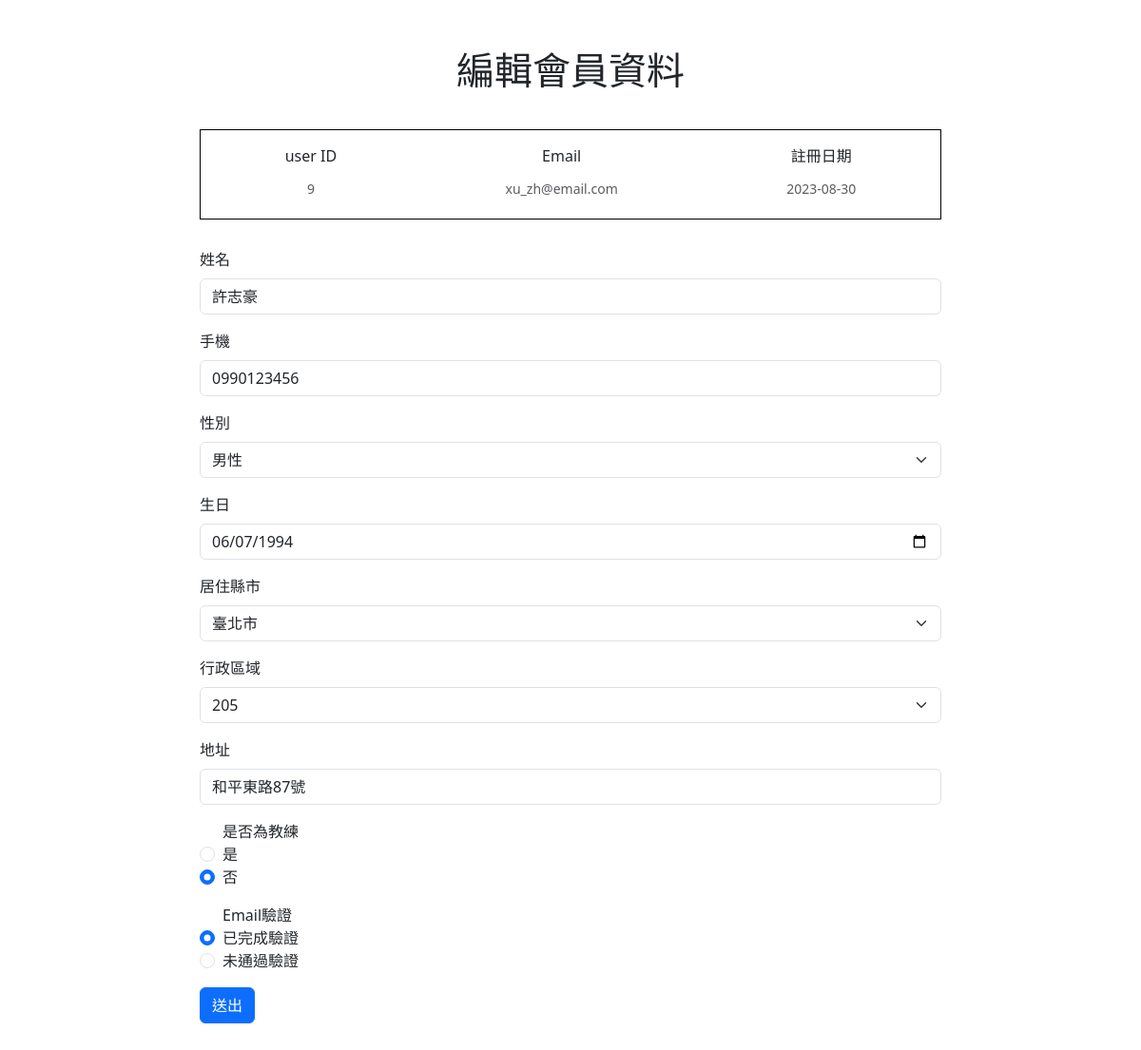
The app's page /member/pageMsg.php?id=9, older data.
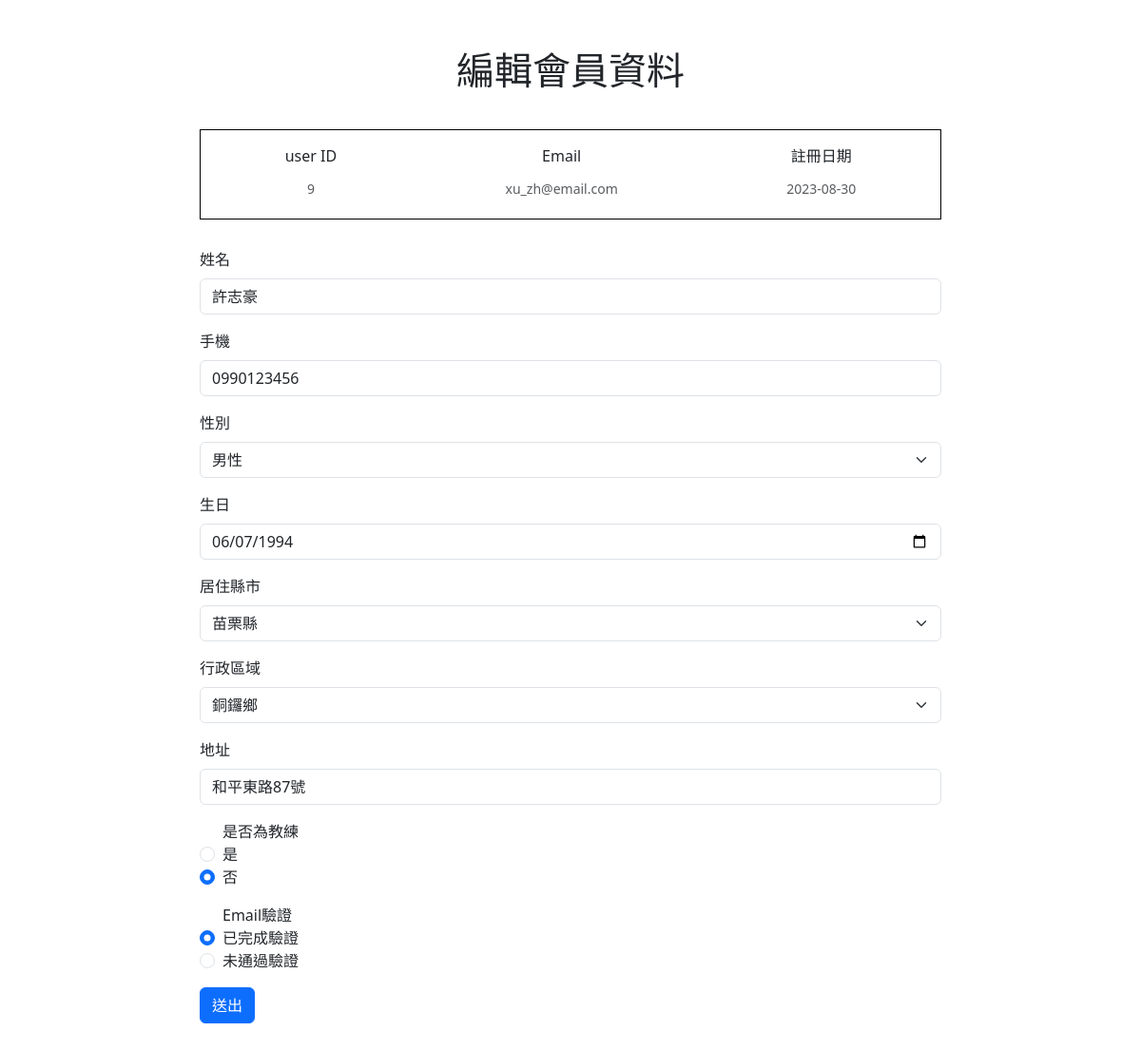
The same page, newer data.
### tables this page shows
CREATE TABLE `user` (
  `user_id` int(11) NOT NULL,
  `is_active` int(1) NOT NULL DEFAULT 0 COMMENT '1=驗證通過',
  `user_created_at` date NOT NULL,
  `user_full_name` varchar(10) NOT NULL,
  `user_email` varchar(50) NOT NULL,
  `user_password` varchar(100) NOT NULL,
  `user_sex` int(1) NOT NULL,
  `user_phone_number` varchar(10) NOT NULL,
  `user_birthday` date NOT NULL,
  `city_id` varchar(3) NOT NULL,
  `district_id` varchar(5) NOT NULL,
  `user_address` varchar(50) NOT NULL,
  `role_id` int(11) NOT NULL DEFAULT 0 COMMENT '0不是教練',
  `user_valid` int(1) NOT NULL DEFAULT 1 COMMENT '0是封鎖'
);

### member/pageMsg.php (the view, shortened to what this page needs)
<?
require_once("../conn.php");
$userID = $_GET["id"];
$sql = "SELECT * FROM `user` WHERE `user_id` = $userID";
$stmt = $conn->prepare($sql);
try {
    $stmt->execute();
    $row = $stmt->fetch(PDO::FETCH_ASSOC);
} catch (PDOException $e) {
    echo "你的資料讀取失敗欸!因為:" . $e->getMessage();
    $conn = NULL;
    exit;
}
?>
<!DOCTYPE html>
<html lang="zh-hant-TW">
<head>
    <link rel="stylesheet" href="https://cdn.jsdelivr.net/npm/bootstrap@5.3.3/dist/css/bootstrap.min.css">
</head>
<body>
    <div class="container">
        <h1 class="title">編輯會員資料</h1>
        <form action="./doUpdate.php" method="POST">
            <div class="info info-box">
                <div class="mb-3 text-center">
                    <label for="" class="form-label">user ID</label>
                    <div name="user_id" id="" class="form-text"><?= $row["user_id"] ?></div>
                </div>
                <div class="mb-3 text-center">
                    <label for="user_email" class="form-label">Email</label>
                    <div name="user_email" class="form-text"><?= $row["user_email"] ?></div>
                </div>
                <div class="mb-3 text-center">
                    <label for="" class="form-label">註冊日期</label>
                    <div id="text" class="form-text"><?= $row["user_created_at"] ?></div>
                </div>
            </div>
            <div class="mb-3">
                <label for="user_full_name" class="form-label">姓名</label>
                <input name="user_full_name" type="text" class="form-control" id="user_full_name" value="<?= $row["user_full_name"] ?>">
            </div>
            <div class="mb-3">
                <label for="user_phone_number" class="form-label">手機</label>
                <input name="user_phone_number" type="text" class="form-control" id="user_phone_number" value="<?= $row["user_phone_number"] ?>">
            </div>
            <div class="mb-3">
                <label for="user_sex" class="form-label">性別</label>
                <select name="user_sex" id="user_sex" class="form-select">
                    <option value="1" <?= ($row["user_sex"] == 1) ? "selected" : "" ?>>男性</option>
                </select>
            </div>
            <div class="mb-3">
                <label for="user_birthday" class="form-label">生日</label>
                <input name="user_birthday" type="date" class="form-control" id="user_birthday" value="<?= $row["user_birthday"] ?>">
            </div>
            <div class="mb-3">
                <label for="cityId" class="form-label">居住縣市</label>
                <select name="city_id" id="cityId" class="form-select">
                    <option value="臺北市" <?= ($row["city_id"] == "臺北市") ? "selected" : "" ?>>臺北市</option>
                    <option value="苗栗縣" <?= ($row["city_id"] == "苗栗縣") ? "selected" : "" ?>>苗栗縣</option>
                </select>
            </div>
            <div class="mb-3">
                <label for="districtId" class="form-label">行政區域</label>
                <select name="district_id" id="districtId" class="form-select">
                    <option value="<?= $row["district_id"] ?>"> <?= $row["district_id"] ?> </option>
                </select>
            </div>
            <div class="mb-3">
                <label for="user_address" class="form-label">地址</label>
                <input name="user_address" class="form-control" id="user_address" value="<?= $row["user_address"] ?>">
            </div>
            <div class="mb-3 form-check">
                <span>是否為教練</span>
                <div>
                    <input type="radio" name="role_id" id="exampleCheck1" class="form-check-input" value="1" <?= ($row["role_id"] == 1) ? "checked" : "" ?>>
                    <label class="form-check-label" for="exampleCheck1">是</label>
                </div>
                <div>
                    <input type="radio" name="role_id" class="form-check-input" id="exampleCheck2" value="0" <?= ($row["role_id"] == 0) ? "checked" : "" ?>>
                    <label class="form-check-label" for="exampleCheck2">否</label>
                </div>
            </div>
            <div class="mb-3 form-check">
                <span>Email驗證</span>
                <div>
                    <input type="radio" class="form-check-input" id="exampleCheck3" value="1" name="is_active" <?= ($row["is_active"] == 1) ? "checked" : "" ?>>
                    <label class="form-check-label" for="exampleCheck3">已完成驗證</label>
                </div>
                <div>
                    <input type="radio" class="form-check-input" id="exampleCheck4" value="0" name="is_active" <?= ($row["is_active"] == 0) ? "checked" : "" ?>>
                    <label class="form-check-label" for="exampleCheck4">未通過驗證</label>
                </div>
            </div>
            <button type="submit" class="btn btn-primary" id="modifyConfirmButton">送出</button>
        </form>
    </div>
</body>
</html>

Row changes from the older to the newer data that the page shows:
changed user "xu_zh@email.com": city_id (not shown) → "苗栗縣"; district_id "205" → "銅鑼鄉"
Text that changed along with them:
form field city_id: "臺北市" → (not shown)
